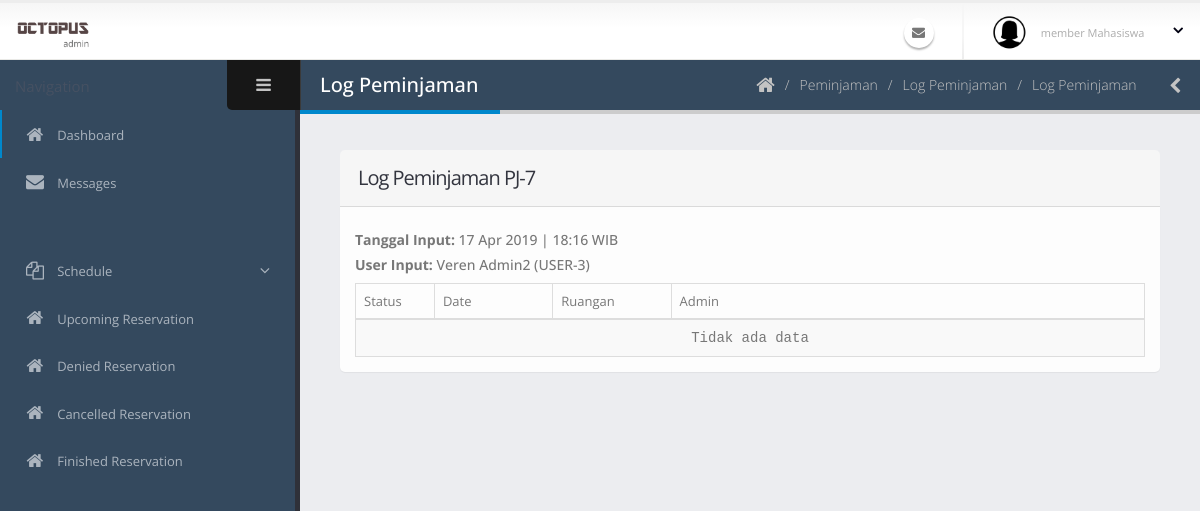
Before: /admin/lihatLog.php?id=PJ-7 with the older database file.
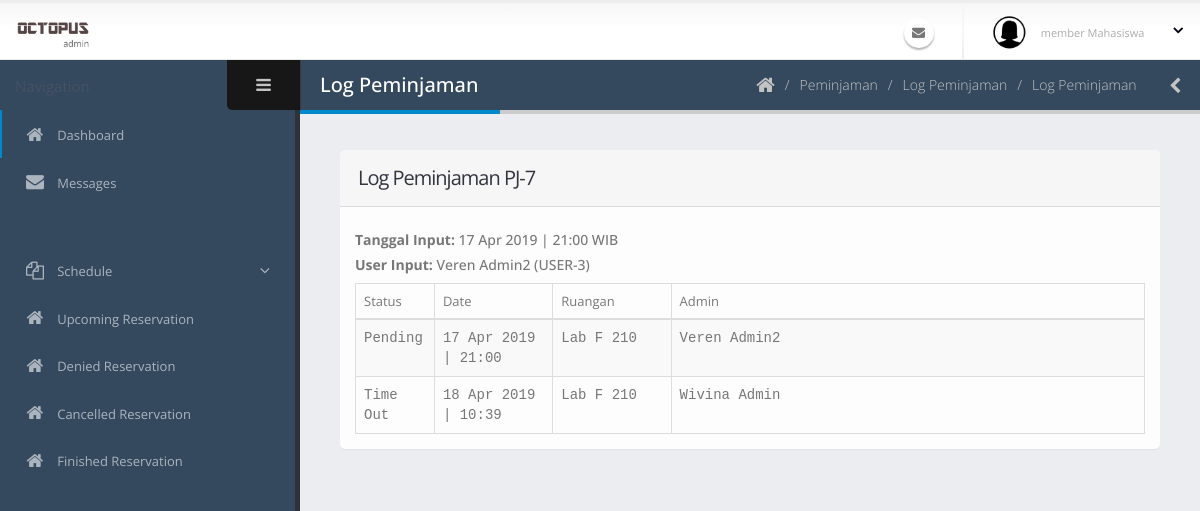
After: the same page with the newer database file.
### tables this page shows
CREATE TABLE `log_peminjaman` (
  `id_logPeminjaman` int(11) NOT NULL,
  `id_peminjaman` varchar(40) NOT NULL COMMENT 'PJ-0',
  `tanggal_peminjaman` date NOT NULL,
  `id_ruangan` varchar(40) NOT NULL,
  `waktu_mulai` time NOT NULL,
  `waktu_selesai` time NOT NULL,
  `id_pengguna` varchar(40) NOT NULL,
  `acara` varchar(70) NOT NULL,
  `jumlah_peserta` int(11) NOT NULL,
  `id_kategoriAcara` int(11) NOT NULL,
  `deskripsi_acara` text NOT NULL,
  `status_peminjaman` int(11) NOT NULL COMMENT '0:TUNGGU APPROVE, 1:APPROVED, 2:SEDANG DIPINJAM, 3:SELESAI, 4:TIDAK APPROVE 5:DIBATALKAN 6:TIMEOUT',
  `user_edit` varchar(40) NOT NULL,
  `waktu_edit` datetime NOT NULL
);

CREATE TABLE `ruangan` (
  `id_ruangan` varchar(40) NOT NULL COMMENT 'R-0',
  `nama_ruangan` varchar(60) NOT NULL,
  `jenis_ruangan` int(11) NOT NULL COMMENT '1:LABORATORY, 2: MEETING ROOM',
  `gedung_lantai` varchar(20) NOT NULL,
  `kapasitas` int(11) NOT NULL,
  `deskripsi` text NOT NULL,
  `user_add` varchar(40) NOT NULL,
  `waktu_add` datetime NOT NULL,
  `user_edit` varchar(40) NOT NULL,
  `waktu_edit` datetime NOT NULL,
  `user_delete` varchar(40) NOT NULL,
  `waktu_delete` datetime NOT NULL,
  `status_delete` int(11) NOT NULL
);

CREATE TABLE `pengguna` (
  `id_pengguna` varchar(40) NOT NULL COMMENT 'USER-0',
  `email` varchar(50) NOT NULL,
  `kata_sandi` text NOT NULL,
  `nama_lengkap` varchar(60) NOT NULL,
  `jenis_kelamin` char(1) NOT NULL,
  `tanggal_lahir` date NOT NULL,
  `alamat` text NOT NULL,
  `no_hp` varchar(20) NOT NULL,
  `tanggal_masuk` date NOT NULL,
  `status_pengguna` int(11) NOT NULL COMMENT '1: SUPER ADMIN, 2: ADMIN, 3: MEMBER DOSEN, 4:MEMBER MAHASISWA',
  `status_daftar` int(11) NOT NULL COMMENT '0 =TIDAK AKTIF, 1=MENUNGGU APPROVE, 2=AKTIF',
  `user_add` varchar(40) NOT NULL,
  `waktu_add` datetime NOT NULL,
  `user_edit` varchar(40) NOT NULL,
  `waktu_edit` datetime NOT NULL,
  `user_delete` varchar(40) NOT NULL,
  `waktu_delete` datetime NOT NULL,
  `status_delete` int(11) NOT NULL
);

### admin/lihatLog.php (the view, shortened to what this page needs)
<?php include('../session.php')?>
<?php include('../koneksi.php'); ?>
<?php include('req/head.php');?>
<?php include('req/header.php');?>
<?php include('req/leftbar.php');?>
	<section role="main" class="content-body">
		<header class="page-header">
			<h2>Log Peminjaman</h2>
			<div class="right-wrapper pull-right">
				<ol class="breadcrumbs">
					<li>
						<a href="index.php">
							<i class="fa fa-home"></i>
						</a>
					</li>
                    <li><span>Peminjaman</span></li>
                    <<li><a href="logPeminjaman.php"><span>Log Peminjaman</span></a></li>
                    <li><span>Log Peminjaman</span></li>
				</ol>
				<a class="sidebar-right-toggle" data-open="sidebar-right"><i class="fa fa-chevron-left"></i></a>
			</div>
		</header>
<section class="panel">
    <header class="panel-heading">
    <?php $idpem = $_GET['id']?>
        <h2 class="panel-title">Log Peminjaman <?php echo $_GET['id'] ?></h2>
    </header>
    <div class="panel-body">
    <?php
    $add = mysqli_query($koneksi, "SELECT peminjaman.waktu_add, pengguna.nama_lengkap, pengguna.id_pengguna FROM peminjaman join pengguna on pengguna.id_pengguna=peminjaman.user_add WHERE id_peminjaman='$idpem'");
    $riw = mysqli_fetch_array($add);
    ?>
    <h5><b>Tanggal Input:</b> <?php echo date("d M Y | H:i",strtotime($riw['waktu_add']))?> WIB</h5>
    <h5><b>User Input:</b> <?php echo $riw['nama_lengkap'] . " (" .$riw['id_pengguna'] . ")" ?></h4>
        <div class="table-responsive">
        <table class="table table-striped table-no-more table-bordered  mb-none">
									<thead>
										<tr>
											<th style="width: 10%"><span class="text-normal text-sm">Status</span></th>
											<th style="width: 15%"><span class="text-normal text-sm">Date</span></th>
                                            <th style="width: 15%"><span class="text-normal text-sm">Ruangan</span></th>
											<th><span class="text-normal text-sm">Admin</span></th>
										</tr>
									</thead>
									<tbody class="log-viewer">
                                    <?php
                                    $query = mysqli_query($koneksi, "SELECT status_peminjaman, log_peminjaman.waktu_edit, ruangan.nama_ruangan, pengguna.nama_lengkap FROM log_peminjaman join pengguna join ruangan on ruangan.id_ruangan = log_peminjaman.id_ruangan AND pengguna.id_pengguna = log_peminjaman.user_edit WHERE id_peminjaman='$idpem' order by log_peminjaman.waktu_edit asc");
                                    if(mysqli_num_rows($query)==0){ ?>
                                        <tr>
                                            <td colspan="4" style="text-align:center">Tidak ada data</td>
                                        </tr>
                                    <?php
                                    }
                                    while($data=mysqli_fetch_array($query)){
                                    ?>
										<tr>
											<td>
                                                <?php
                                                if($data['status_peminjaman']==0){
                                                    $status = "Pending";
                                                }else if($data['status_peminjaman']==1){
                                                    $status = "Diterima";
                                                }else if($data['status_peminjaman']==3){
                                                    $status = "Selesai";
                                                }else if($data['status_peminjaman']==4){
                                                    $status = "Tidak Approve";
                                                }else if($data['status_peminjaman']==5){
                                                    $status = "Dibatalkan";
                                                }else{
                                                    $status = "Time Out";
                                                }
                                                echo $status;
                                                ?>
											</td>
											<td>
                                                <?php
                                                echo date("d M Y | H:i",strtotime($data['waktu_edit'])) ?>
											</td>
                                            <td>
                                                <?php
                                                 echo $data['nama_ruangan'];
                                                ?>
											</td>
											<td>
                                                <?php
                                                 echo $data['nama_lengkap'];
                                                ?>
											</td>
										</tr>
                                    <?php } ?>
									</tbody>
								</table>
        </div>
    </div>
</section>
<?php include('req/endtitle.php');?>
<?php include('req/script.php');?>

Changed rows visible on the page:
added log_peminjaman: status_peminjaman "Pending", waktu_edit "17 Apr 2019 | 21:00", id_ruangan.nama_ruangan "Lab F 210", id_pengguna.nama_lengkap "Veren Admin2"
added log_peminjaman: status_peminjaman "Time Out", waktu_edit "18 Apr 2019 | 10:39", id_ruangan.nama_ruangan "Lab F 210", pengguna.nama_lengkap "Wivina Admin"
Other visible differences:
date("d M Y | H:i",strtotime($riw['waktu_add'])): "17 Apr 2019 | 18:16" → "17 Apr 2019 | 21:00"
text no longer shown: "Tidak ada data"
